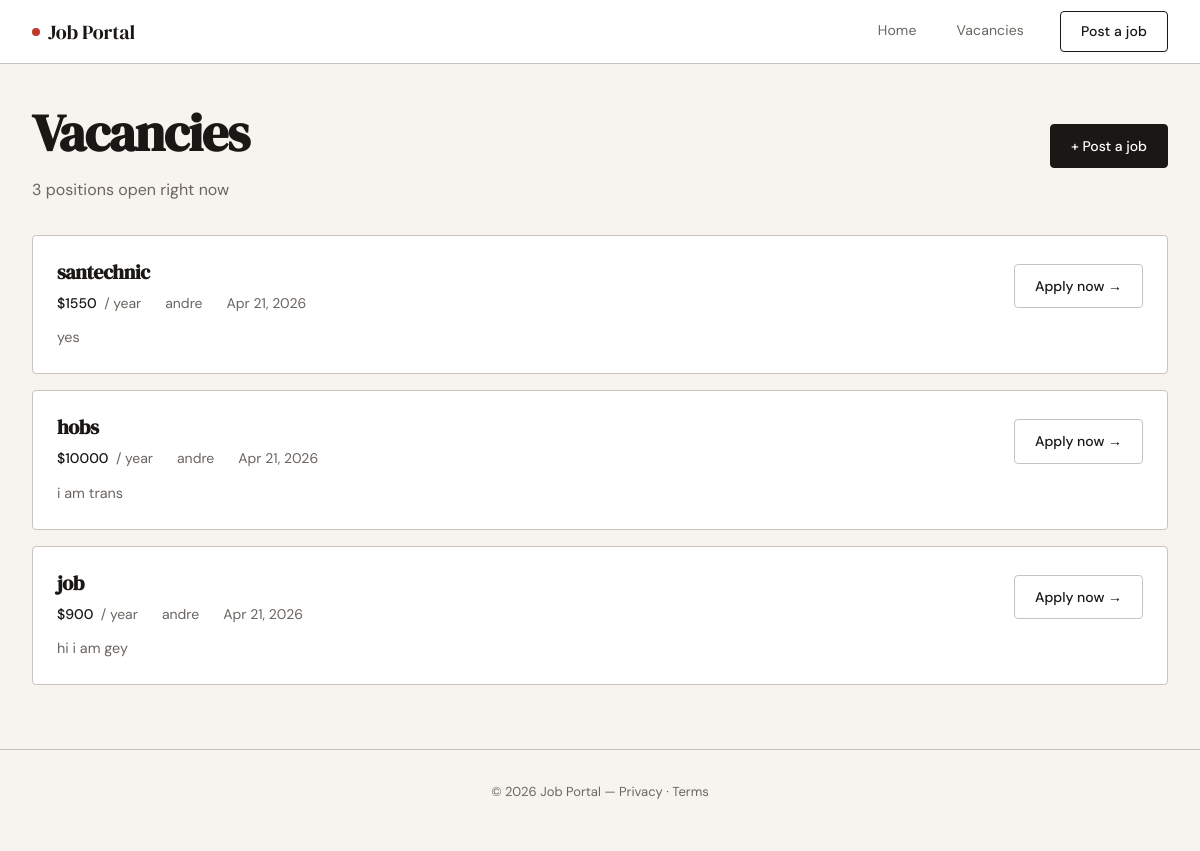
/vacancies/, run on an earlier commit of the app's database.
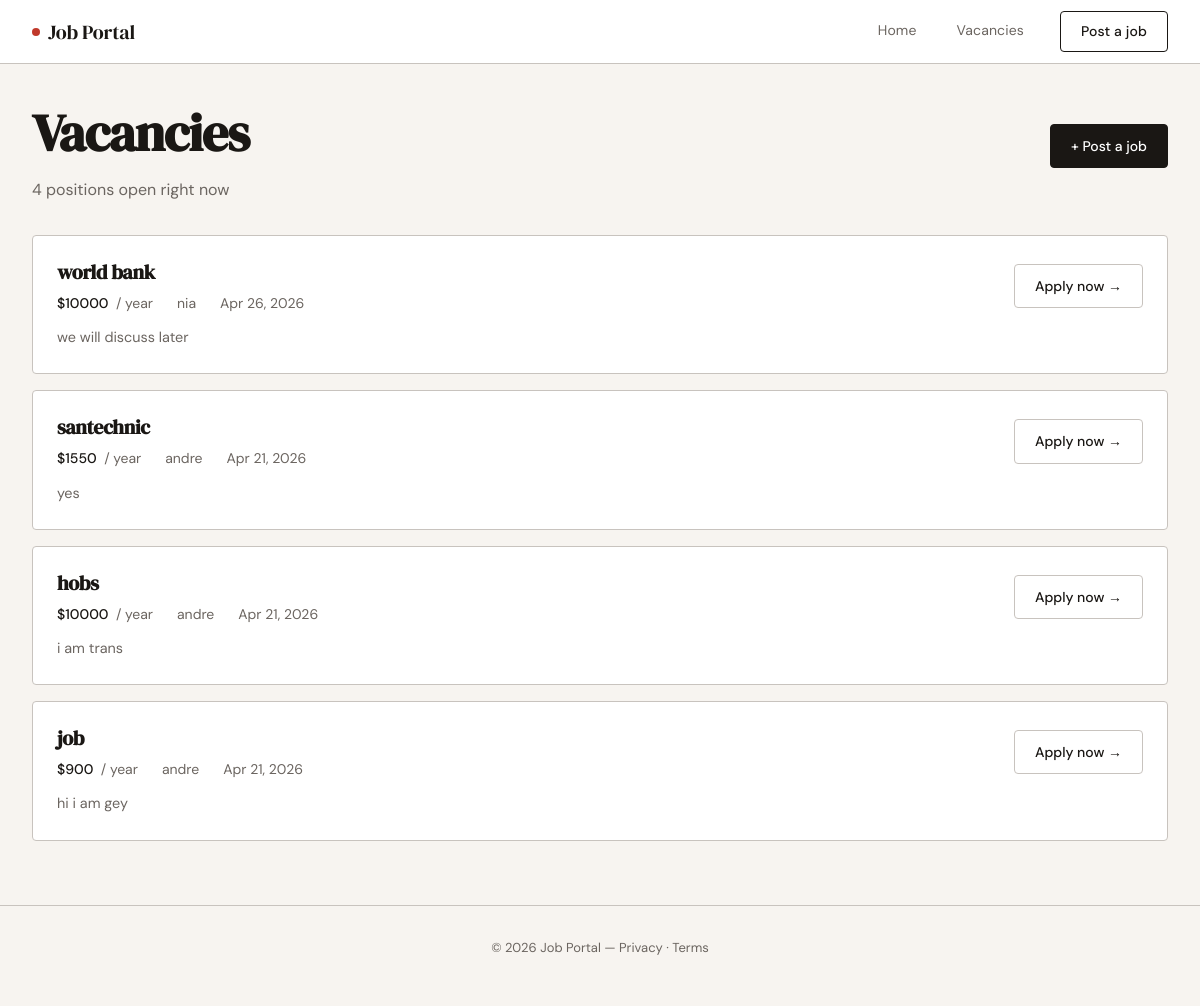
And on a later commit of the database.
### sp/models.py (models this page shows, shortened)
class Vacancy(models.Model):
    author = models.ForeignKey(User, on_delete=models.CASCADE)
    title = models.CharField(max_length=100, null=False)
    description = models.TextField(blank=True, null=True, default=':)')
    salary = models.IntegerField(default=1, validators=[MinValueValidator(1), MaxValueValidator(99999)])
    uploaded_at = models.DateTimeField(auto_now_add=True)

class User(models.Model):
    name = models.CharField(max_length=40, null=False)
    email = models.EmailField(blank=True, null=True)

### sp/views.py (the view)
# urls.py: path('vacancies/', views.vacancies, name='vacancies'),
def vacancies(request):
    vacancies = Vacancy.objects.all().order_by('-uploaded_at')
    return render(request, 'vacancies.html', {'vacancies': vacancies})

### sp/templates/vacancies.html (shortened to what this page needs)
{% extends 'base.html' %}
{% block content %}
<div style="display: flex; align-items: baseline; justify-content: space-between; flex-wrap: wrap; gap: 1rem; margin-bottom: 2rem;">
  <div>
    <h1>Vacancies</h1>
    <p style="margin: 0;">
      {% if vacancies %}
        {{ vacancies|length }} position{{ vacancies|length|pluralize }} open right now
      {% else %}
        Browse open positions
      {% endif %}
    </p>
  </div>
  <a href="{% url 'post_vacancy' %}" class="btn btn-primary">+ Post a job</a>
</div>
{% if vacancies %}
  <div style="display: flex; flex-direction: column; gap: 1rem;">
    {% for vacancy in vacancies %}
    <div class="card" style="display: grid; grid-template-columns: 1fr auto; gap: 1rem; align-items: start;">
      <div>
        <div style="display: flex; align-items: center; gap: 0.5rem; margin-bottom: 0.5rem;">
          <h2 style="font-size: 1.25rem; margin: 0;">{{ vacancy.title }}</h2>
        </div>
        <div style="display: flex; flex-wrap: wrap; gap: 1.5rem; font-size: 0.875rem; color: var(--ink-muted); margin-bottom: 0.75rem;">
          <span>
            <span style="font-weight: 500; color: var(--ink);">${{ vacancy.salary }}</span>
            &nbsp;/ year
          </span>
          <span>{{ vacancy.author.name }}</span>
          <span>{{ vacancy.uploaded_at|date:"M d, Y" }}</span>
        </div>
        {% if vacancy.description %}
          <p style="margin: 0; font-size: 0.9rem; color: var(--ink-muted); display: -webkit-box; -webkit-line-clamp: 2; -webkit-box-orient: vertical; overflow: hidden;">
            {{ vacancy.description }}
          </p>
        {% endif %}
      </div>
      <div style="display: flex; align-items: center; padding-top: 0.25rem;">
        <a href="{% url 'apply_vacancy' vacancy.id %}" class="btn btn-outline" style="white-space: nowrap;">
          Apply now &rarr;
        </a>
      </div>
    </div>
    {% endfor %}
  </div>
{% endif %}
{% endblock %}

### sp/templates/base.html (shortened to what this page needs)
<!doctype html>
<html lang="en">
  <head>
  </head>
  <body>
    <nav>
      <a class="nav-brand" href="{% url 'base' %}">
        <span>Job Portal</span>
      </a>
      <div class="nav-links">
        <a href="{% url 'base' %}">Home</a>
        <a href="{% url 'vacancies' %}">Vacancies</a>
        <a href="{% url 'post_vacancy' %}" class="nav-cta">Post a job</a>
      </div>
    </nav>
    <main class="page">
      {% block content %}{% endblock %}
    </main>
    <footer>
      <p>&copy; {% now "Y" %} Job Portal &mdash; <a href="#">Privacy</a> &middot; <a href="#">Terms</a></p>
    </footer>
  </body>
</html>

### sp/templates/base.html (style rules this page uses)
*, *::before, *::after { box-sizing: border-box; margin: 0; padding: 0; }
:root { --ink: #1a1714; --ink-muted: #6b6560; --ink-faint: #c8c3be; --paper: #f7f4f0; --paper-warm: #ede9e3; --accent: #c0392b; --accent-soft: #f9eeec; --white: #ffffff; --nav-h: 64px; --radius: 4px; --transition: 0.2s ease; }
html { scroll-behavior: smooth; }
body { font-family: 'DM Sans', sans-serif; font-size: 16px; line-height: 1.6; color: var(--ink); background-color: var(--paper); min-height: 100vh; }
nav { position: sticky; top: 0; z-index: 100; height: var(--nav-h); background: var(--white); border-bottom: 1px solid var(--ink-faint); display: flex; align-items: center; padding: 0 2rem; gap: 0; }
.nav-brand { font-family: 'DM Serif Display', serif; font-size: 1.25rem; color: var(--ink); text-decoration: none; letter-spacing: -0.01em; margin-right: auto; display: flex; align-items: center; gap: 8px; }
.nav-brand::before { content: ''; display: block; width: 8px; height: 8px; border-radius: 50%; background: var(--accent); flex-shrink: 0; }
.nav-links { display: flex; align-items: center; gap: 0; }
.nav-links a { font-size: 0.875rem; font-weight: 400; color: var(--ink-muted); text-decoration: none; padding: 0 1.25rem; height: var(--nav-h); display: flex; align-items: center; border-bottom: 2px solid transparent; transition: color var(--transition), border-color var(--transition); letter-spacing: 0.01em; }
.nav-cta { margin-left: 1rem; padding: 0.5rem 1.25rem !important; height: auto !important; border: 1px solid var(--ink) !important; border-bottom: 1px solid var(--ink) !important; border-radius: var(--radius) !important; color: var(--ink) !important; font-weight: 500 !important; transition: background var(--transition), color var(--transition) !important; }
.page { max-width: 1200px; margin: 0 auto; padding: 2.5rem 2rem 4rem; }
h1 { font-family: 'DM Serif Display', serif; font-size: clamp(2rem, 5vw, 3.25rem); line-height: 1.1; letter-spacing: -0.02em; color: var(--ink); margin-bottom: 1rem; }
h2 { font-family: 'DM Serif Display', serif; font-size: clamp(1.375rem, 3vw, 1.875rem); line-height: 1.2; letter-spacing: -0.015em; color: var(--ink); margin-bottom: 0.75rem; }
p { color: var(--ink-muted); margin-bottom: 1rem; }
a { color: var(--accent); text-decoration: none; transition: opacity var(--transition); }
.card { background: var(--white); border: 1px solid var(--ink-faint); border-radius: var(--radius); padding: 1.5rem; transition: border-color var(--transition), box-shadow var(--transition); }
.btn { display: inline-flex; align-items: center; gap: 6px; font-family: 'DM Sans', sans-serif; font-size: 0.875rem; font-weight: 500; padding: 0.625rem 1.25rem; border-radius: var(--radius); border: 1px solid transparent; cursor: pointer; text-decoration: none; transition: background var(--transition), color var(--transition), border-color var(--transition); }
.btn-primary { background: var(--ink); color: var(--white); border-color: var(--ink); }
.btn-outline { background: transparent; color: var(--ink); border-color: var(--ink-faint); }
footer { border-top: 1px solid var(--ink-faint); padding: 2rem; text-align: center; font-size: 0.8125rem; color: var(--ink-muted); }
footer a { color: var(--ink-muted); }

What changed in the data, as far as the page shows it:
added Vacancy: title "world bank", salary "10000", author.name "nia", uploaded_at "Apr 26, 2026", description "we will discuss later"
Also different on the page:
{{ vacancies|length }}: "3" → "4"
